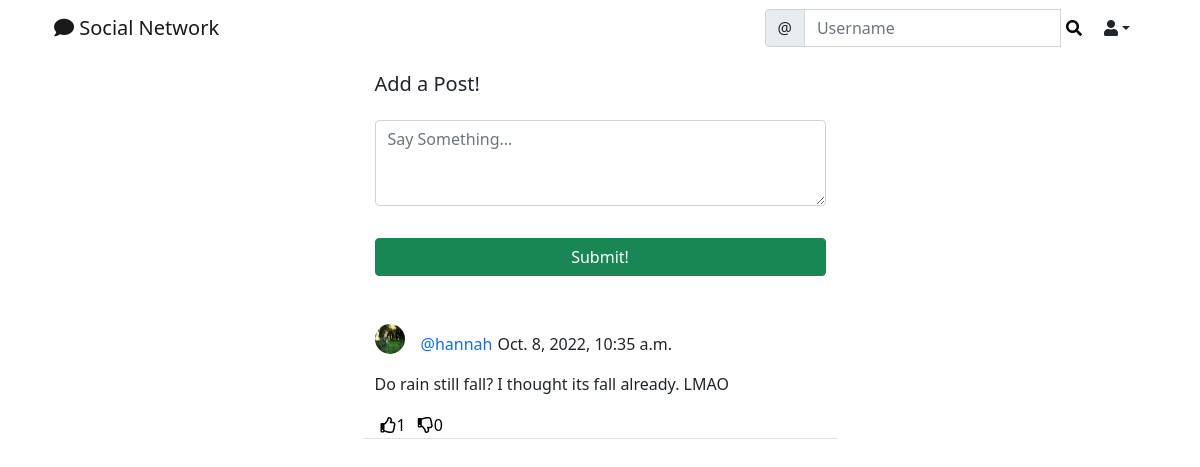
The app's page /social/ (signed in) with its own data.
### social/models.py (models this page shows)
class Post (models.Model):
    body = models.TextField()
    created_on = models.DateTimeField(default=timezone.now)
    author = models.ForeignKey(User, on_delete=models.CASCADE)
    likes = models.ManyToManyField(User, blank=True, related_name='likes')
    dislikes = models.ManyToManyField(User, blank=True, related_name='dislikes')

class UserProfile(models.Model):
    user = models.OneToOneField(User, primary_key=True, verbose_name='user', related_name='profile', on_delete=models.CASCADE)
    name = models.CharField(max_length=30, blank=True, null=True)
    bio = models.TextField(max_length=500, blank=True)
    birth_date = models.DateField(null=True, blank=True)
    location = models.CharField(max_length=100, blank=True, null=True)
    picture = models.ImageField(upload_to='uploads/profile_pictures/', default='uploads/profile_pictures/default.png', blank=True)
    followers = models.ManyToManyField(User, blank=True, related_name='followers')

### social/views.py (the view, shortened to what this page needs)
# urls.py: path('', PostListView.as_view(), name='post-list'),
class PostListView(LoginRequiredMixin, View):
    def get(self, request, *args, **kwargs):
        logged_in_user = request.user
        posts = Post.objects.filter(author__profile__followers__in=[logged_in_user.id]).order_by('-created_on')
        form = PostForm()
        context = {
            'post_list': posts,
            'form': form,
        }
        return render(request, 'social/post_list.html', context)

### social/forms.py
class PostForm(forms.ModelForm):
    body = forms.CharField(
        label='',
        widget=forms.Textarea(
            attrs={'rows': '3',
                   'placeholder': 'Say Something...'}
        ))
    class Meta:
        model = Post
        fields = ['body']

### social/templates/social/post_list.html (shortened to what this page needs)
{% extends 'landing/base.html' %}
{% load crispy_forms_tags %}
{% block content %}
<div class="container">
    <div class="row justify-content-center mt-3">
        <div class="col-md-5 col-sm-12">
            <h5>Add a Post!</h5>
        </div>
    </div>
    <div class="row justify-content-center mt-3 mb-5">
        <div class="col-md-5 col-sm-12">
            <form method="POST">
                {{form | crispy}}
                <div class="d-grid gap-2">
                    <button class="btn btn-success mt-3">Submit!</button>
                </div>
            </form>
        </div>
    </div>
    {% for post in post_list %}
    <div class="row justify-content-center mt-3">
        <div class="col-md-5 col-sm-12 border-bottom position-relative">
            <div>
                <a href="{% url 'profile' post.author.profile.pk %}">
                    <img src="{{ post.author.profile.picture.url }}" class="rounded-circle post-img" alt="Profile Image" height="30" width="30"></a>
                <p class="post-text">
                    <a href="{% url 'profile' post.author.profile.pk %}" class="text-primary post-link">@{{ post.author }}</a>{{post.created_on}}
                </p>
            </div>
            <div class="position-relative">
                <p>{{ post.body }}</p>
            </div>
            <div class="d-flex flex-row">
                <form action="{% url 'like' post.pk %}" method="POST">
                    <button class="remove-default-btn" type="submit" ><i class="far fa-thumbs-up"></i><span>{{post.likes.all.count}}</span></button>
                </form>
                <form action="{% url 'dislike' post.pk %}" method="POST">
                    <button class="remove-default-btn" type="submit"><i class="far fa-thumbs-down"></i><span>{{post.dislikes.all.count}}</span></button>
                </form>
            </div>
        </div>
    </div>
    {% endfor %}
</div>
{% endblock content %}

### static/style.css (style rules this page uses)
.post-text { padding-top: 0.5rem; }
.post-link { text-decoration: none; margin-right: 5px; }
.post-img { float: left; margin-right: 1rem; }
.remove-default-btn { background-color: transparent; border: none; box-shadow: none; }

### records on screen
Post: author.profile.picture (picture), author "hannah", created_on "Oct. 8, 2022, 10:35 a.m.", body "Do rain still fall? I thought its fall already. LMAO", likes.all.count "1", dislikes.all.count "0"
